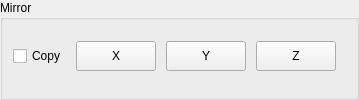
      <widget class="QGroupBox" name="mirror_Grp">
       <property name="title">
        <string>Mirror</string>
       </property>
       <layout class="QGridLayout" name="gridLayout_7">
        <property name="leftMargin">
         <number>10</number>
        </property>
        <property name="topMargin">
         <number>2</number>
        </property>
        <property name="rightMargin">
         <number>20</number>
        </property>
        <property name="bottomMargin">
         <number>7</number>
        </property>
        <property name="horizontalSpacing">
         <number>10</number>
        </property>
        <item row="0" column="4">
         <widget class="QPushButton" name="z_Btn">
          <property name="minimumSize">
           <size>
            <width>0</width>
            <height>30</height>
           </size>
          </property>
          <property name="maximumSize">
           <size>
            <width>16777215</width>
            <height>30</height>
           </size>
          </property>
          <property name="text">
           <string>Z</string>
          </property>
         </widget>
        </item>
        <item row="0" column="2">
         <widget class="QPushButton" name="x_Btn">
          <property name="minimumSize">
           <size>
            <width>0</width>
            <height>30</height>
           </size>
          </property>
          <property name="maximumSize">
           <size>
            <width>16777215</width>
            <height>30</height>
           </size>
          </property>
          <property name="text">
           <string>X</string>
          </property>
         </widget>
        </item>
        <item row="0" column="3">
         <widget class="QPushButton" name="y_Btn">
          <property name="minimumSize">
           <size>
            <width>0</width>
            <height>30</height>
           </size>
          </property>
          <property name="maximumSize">
           <size>
            <width>16777215</width>
            <height>30</height>
           </size>
          </property>
          <property name="text">
           <string>Y</string>
          </property>
         </widget>
        </item>
        <item row="0" column="0" colspan="2">
         <widget class="QCheckBox" name="copyMirror_Chk">
          <property name="text">
           <string>Copy</string>
          </property>
         </widget>
        </item>
       </layout>
      </widget>
